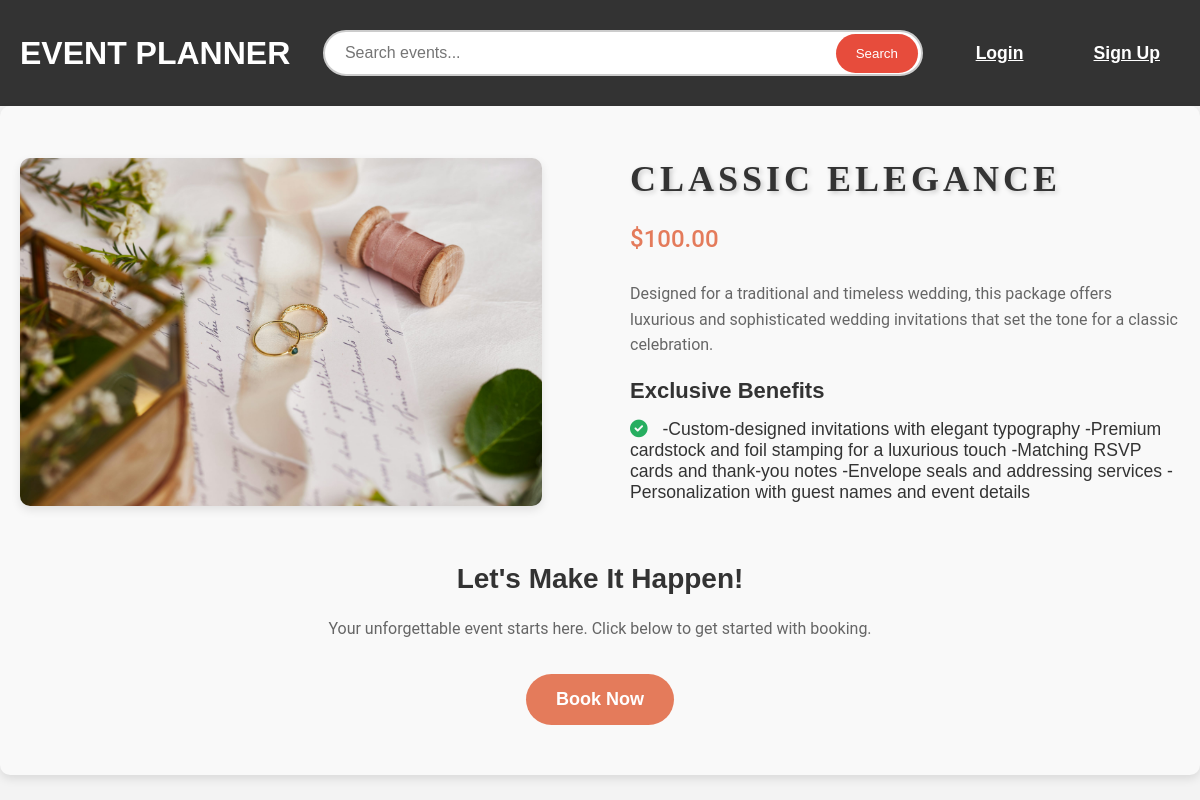
/package/3/, run on the app's committed database.
### main/models.py (models this page shows, shortened)
class Package(models.Model):
    name = models.CharField(max_length=200)
    description = models.TextField()
    price = models.DecimalField(max_digits=10, decimal_places=2)
    benefits = models.TextField(help_text="List the benefits of this package")
    category = models.ForeignKey(Category, on_delete=models.CASCADE, related_name="packages")
    events = models.ManyToManyField(Event, related_name="packages")
    image = models.ImageField(upload_to='packages/')
    available = models.BooleanField(default=True)

### main/views.py (the view)
# urls.py: path('package/<int:package_id>/', views.package_detail, name='package_detail'),
def package_detail(request, package_id):
    package = get_object_or_404(Package, id=package_id)
    benefits_list = package.benefits.split('\n') if package.benefits else []
    return render(request, 'main/package_detail.html', {
        'package': package,
        'benefits_list': benefits_list,
    })

### main/templates/main/package_detail.html
{% extends 'base.html' %}
{% load static %}
{% block content %}
<section class="event-package">
    <div class="container">
        <div class="package-header">
            <div class="image-wrapper">
                <img src="{{ package.image.url }}" alt="{{ package.name }}" class="package-img">
            </div>
            <div class="details-wrapper">
                <h1 class="package-title">{{ package.name }}</h1>
                <p class="price-tag">${{ package.price }}</p>
                <p class="package-description">{{ package.description }}</p>
                <h3 class="benefits-title">Exclusive Benefits</h3>
                <ul class="benefits-list">
                    {% if package.benefits %}
                        <li class="benefit-item">
                            <i class="fas fa-check-circle benefit-icon"></i> {{ package.benefits }}
                        </li>
                    {% else %}
                        <p class="no-benefits">No benefits available for this package.</p>
                    {% endif %}
                </ul>
            </div>
        </div>
        <div class="action-section">
            <h2 class="cta-title">Let's Make It Happen!</h2>
            <p class="cta-subtext">Your unforgettable event starts here. Click below to get started with booking.</p>
            <a href="{% url 'index'%}" class="cta-btn">Book Now</a>
        </div>
    </div>
</section>
{% endblock %}

### main/static/css/style.css (style rules this page uses)
* { margin: 0; padding: 0; box-sizing: border-box; }
body { font-family: Arial, sans-serif; background: #f4f4f4; }
body { font-family: 'Arial', sans-serif; background: #f9f9f9; color: #333; }
h1 { font-size: 3.5rem; font-weight: 700; color: #e74c3c; margin-bottom: 25px; letter-spacing: 4px; text-transform: uppercase; text-shadow: 2px 2px 5px rgba(0, 0, 0, 0.2); font-family: 'Playfair Display', serif; line-height: 1.3; }
p { font-size: 1.2rem; color: #7f8c8d; margin-bottom: 40px; line-height: 1.8; font-family: 'Roboto', sans-serif; }
.container { width: 100%; max-width: 1200px; margin: 0 auto; padding: 0 15px; }
.event-package { padding: 50px 0; background-color: #f9f9f9; border-radius: 10px; box-shadow: 0 4px 10px rgba(0, 0, 0, 0.1); }
.package-header { display: flex; align-items: center; justify-content: space-between; margin-bottom: 40px; }
.image-wrapper { width: 45%; }
.package-img { width: 100%; height: auto; border-radius: 10px; box-shadow: 0 4px 10px rgba(0, 0, 0, 0.1); }
.details-wrapper { width: 50%; padding-left: 30px; }
.package-title { font-size: 36px; font-weight: 600; color: #333; margin-bottom: 15px; }
.price-tag { font-size: 24px; font-weight: 500; color: #e47b5b; margin-bottom: 20px; }
.package-description { font-size: 16px; line-height: 1.6; color: #666; margin-bottom: 20px; }
.benefits-title { font-size: 22px; font-weight: 600; color: #333; margin-bottom: 15px; }
.benefits-list { list-style-type: none; padding: 0; }
.benefit-item { font-size: 16px; color: #555; margin-bottom: 10px; }
.benefit-icon { color: #4caf50; margin-right: 10px; }
.action-section { text-align: center; margin-top: 50px; }
.cta-title { font-size: 28px; font-weight: 700; color: #333; margin-bottom: 20px; }
.cta-subtext { font-size: 16px; color: #666; margin-bottom: 30px; }
.cta-btn { display: inline-block; padding: 15px 30px; font-size: 18px; font-weight: 600; color: #fff; background-color: #e47b5b; border-radius: 50px; text-decoration: none; transition: background-color 0.3s ease; }
.container { max-width: 1200px; margin: 0 auto; padding: 0 20px; }
.package-header { display: flex; flex-wrap: wrap; justify-content: space-between; }
.benefits-list { list-style: none; padding: 0; margin-top: 10px; }
.benefits-list li { font-size: 1.1rem; color: #333; }
.benefits-list i { color: #27ae60; margin-right: 10px; }
*, *:before, *:after { box-sizing: border-box; }
body { margin: 0; }
body { font-family: Arial, sans-serif; background-color: #f4f4f9; margin: 0; padding: 0; }
body { font-family: 'Arial', sans-serif; background: #f3f3f3; }
h2 { font-size: 2.5em; margin-bottom: 20px; color: #5a5a5a; }

### data on the page
Package: image (picture), name "CLASSIC ELEGANCE", price "100.00", description "Designed for a traditional and timeless wedding, this package offers luxurious and sophisticated wedding invitations that set the tone for a classic celebration.", benefits "-Custom-designed invitations with elegant typography -Premium cardstock and foil stamping for a luxurious touch -Matching RSVP cards and thank-you notes -Envelope seals and addressing services -Personalization with guest names and event details"
